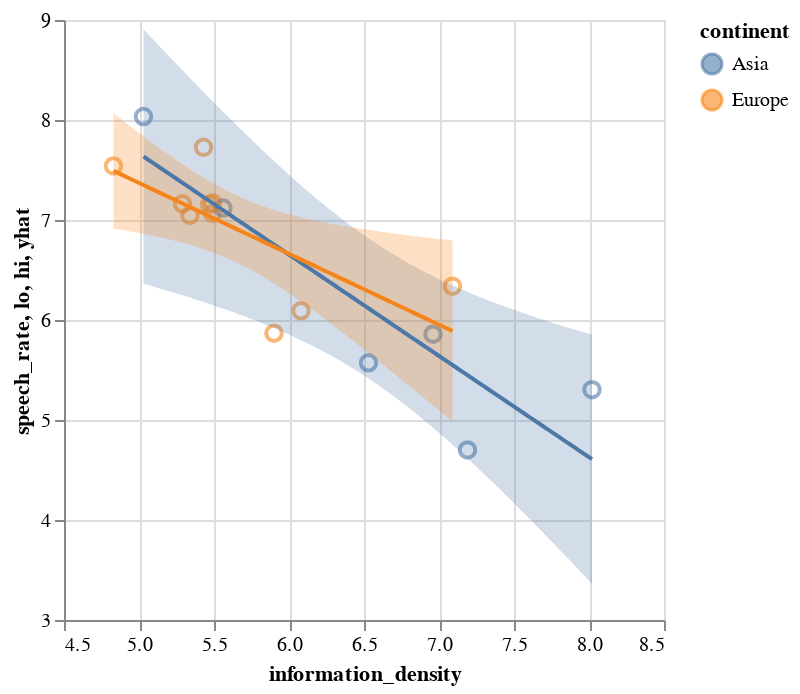

Notebook code for this chart:
### Code cell
x, y, g = "information_density", "speech_rate", "continent"
df = languages.query("iso_lang != 'FRA'")[["language", x, y, g]].dropna()

pred = []
for k, d in df.groupby(g):
    X = sm.add_constant(d[x])
    m = sm.OLS(d[y], X).fit()
    grid = np.linspace(d[x].min(), d[x].max(), 80)
    pr = m.get_prediction(sm.add_constant(grid)).summary_frame(alpha=0.05)
    pred.append(pd.DataFrame({x:grid, g:k, "yhat":pr["mean"], "lo":pr["mean_ci_lower"], "hi":pr["mean_ci_upper"]}))
pred = pd.concat(pred, ignore_index=True)

points = alt.Chart(df).mark_point(size=60, opacity=0.6).encode(
    x=alt.X(f"{x}:Q", scale=alt.Scale(zero=False)),
    y=alt.Y(f"{y}:Q", scale=alt.Scale(zero=False)),
    color=f"{g}:N",
    tooltip=[f"{g}:N", "language:N", f"{x}:Q", f"{y}:Q"]
)

band = alt.Chart(pred).mark_area(opacity=0.25).encode(
    x=f"{x}:Q", y="lo:Q", y2="hi:Q", color=f"{g}:N"
)

line = alt.Chart(pred).mark_line().encode(
    x=f"{x}:Q", y="yhat:Q", color=f"{g}:N"
)

plot_B=points + band + line
plot_B

### Figure 1 — Vega-Lite specification as saved in the notebook (floating-point values rounded to 4 significant figures; data arrays with more than 128 entries replaced by an {"elided": "..."} marker saying what was removed)
{"$schema": "https://vega.github.io/schema/vega-lite/v5.20.1.json", "config": {"view": {"continuousHeight": 300, "continuousWidth": 300}}, "datasets": {"data-3845cb8db44fd98f2418161dba5c6542": {"elided": "160 records"}, "data-c51b48d1127b6417e0276b9f515b674b": [{"continent": "Europe", "information_density": 5.49, "language": "Catalan", "speech_rate": 7.065}, {"continent": "Asia", "information_density": 6.96, "language": "Mandarin", "speech_rate": 5.858}, {"continent": "Europe", "information_density": 6.08, "language": "German", "speech_rate": 6.092}, {"continent": "Europe", "information_density": 7.09, "language": "English", "speech_rate": 6.338}, {"continent": "Europe", "information_density": 4.83, "language": "Basque", "speech_rate": 7.54}, {"continent": "Europe", "information_density": 5.49, "language": "Finnish", "speech_rate": 7.171}, {"continent": "Europe", "information_density": 5.9, "language": "Hungarian", "speech_rate": 5.868}, {"continent": "Europe", "information_density": 5.29, "language": "Italian", "speech_rate": 7.162}, {"continent": "Asia", "information_density": 5.03, "language": "Japanese", "speech_rate": 8.035}, {"continent": "Asia", "information_density": 5.56, "language": "Korean", "speech_rate": 7.119}, {"continent": "Europe", "information_density": 5.43, "language": "Spanish", "speech_rate": 7.727}, {"continent": "Europe", "information_density": 5.47, "language": "Serbian", "speech_rate": 7.154}, {"continent": "Asia", "information_density": 7.19, "language": "Thai", "speech_rate": 4.701}, {"continent": "Europe", "information_density": 5.34, "language": "Turkish", "speech_rate": 7.046}, {"continent": "Asia", "information_density": 8.02, "language": "Vietnamese", "speech_rate": 5.304}, {"continent": "Asia", "information_density": 6.53, "language": "Cantonese", "speech_rate": 5.572}]}, "layer": [{"data": {"name": "data-c51b48d1127b6417e0276b9f515b674b"}, "encoding": {"color": {"field": "continent", "type": "nominal"}, "tooltip": [{"field": "continent", "type": "nominal"}, {"field": "language", "type": "nominal"}, {"field": "information_density", "type": "quantitative"}, {"field": "speech_rate", "type": "quantitative"}], "x": {"field": "information_density", "scale": {"zero": false}, "type": "quantitative"}, "y": {"field": "speech_rate", "scale": {"zero": false}, "type": "quantitative"}}, "mark": {"opacity": 0.6, "size": 60, "type": "point"}}, {"data": {"name": "data-3845cb8db44fd98f2418161dba5c6542"}, "encoding": {"color": {"field": "continent", "type": "nominal"}, "x": {"field": "information_density", "type": "quantitative"}, "y": {"field": "lo", "type": "quantitative"}, "y2": {"field": "hi"}}, "mark": {"opacity": 0.25, "type": "area"}}, {"data": {"name": "data-3845cb8db44fd98f2418161dba5c6542"}, "encoding": {"color": {"field": "continent", "type": "nominal"}, "x": {"field": "information_density", "type": "quantitative"}, "y": {"field": "yhat", "type": "quantitative"}}, "mark": {"type": "line"}}]}
